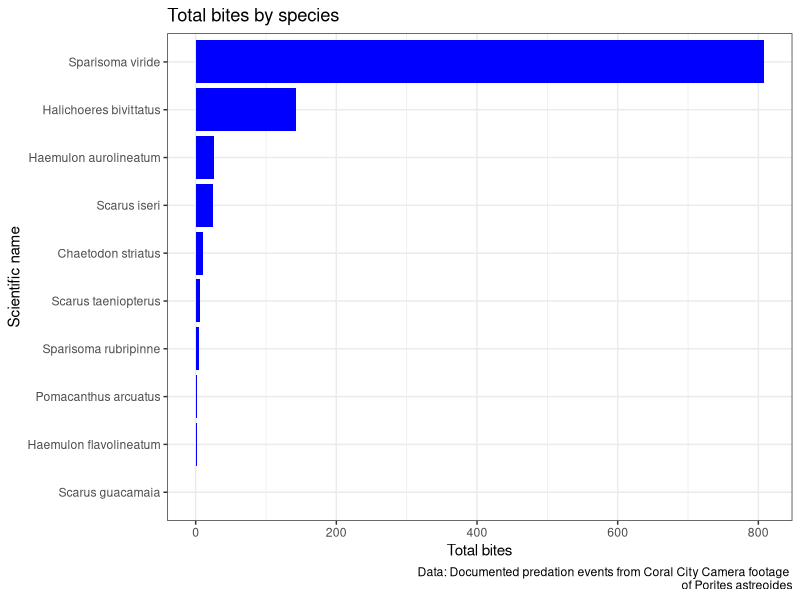
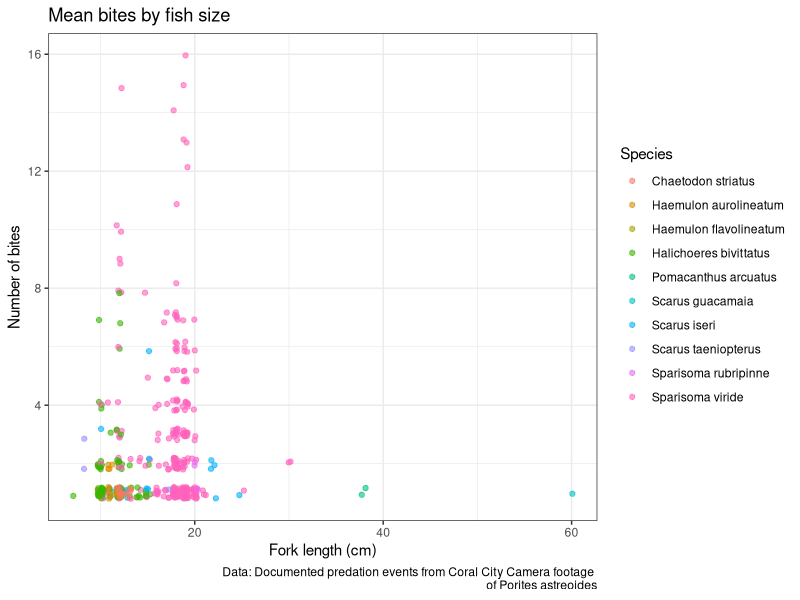
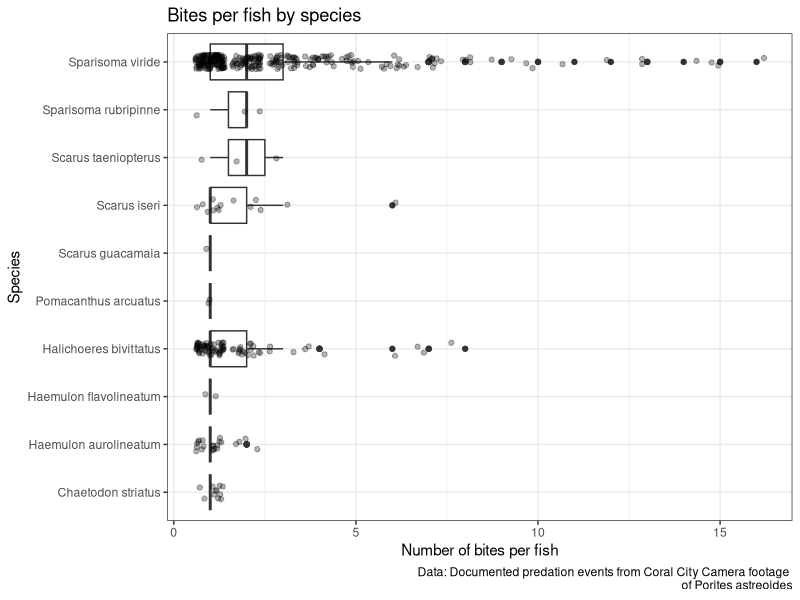
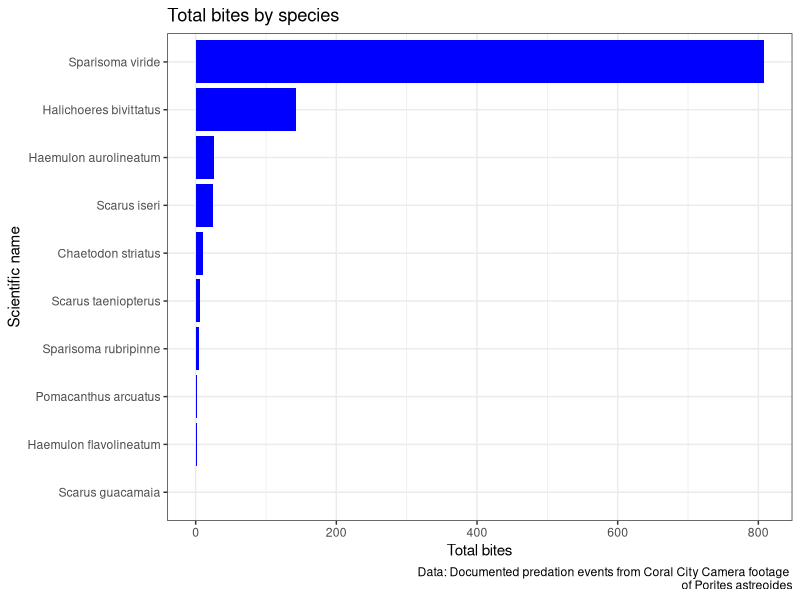
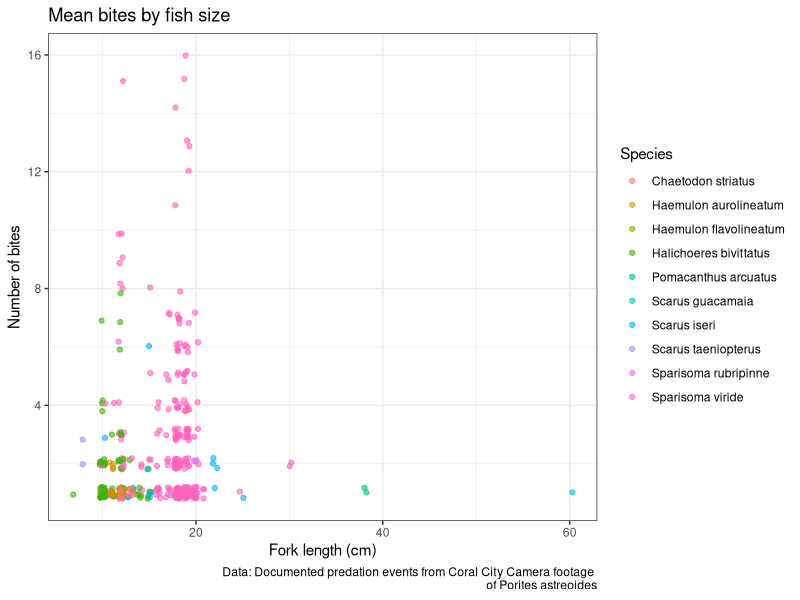
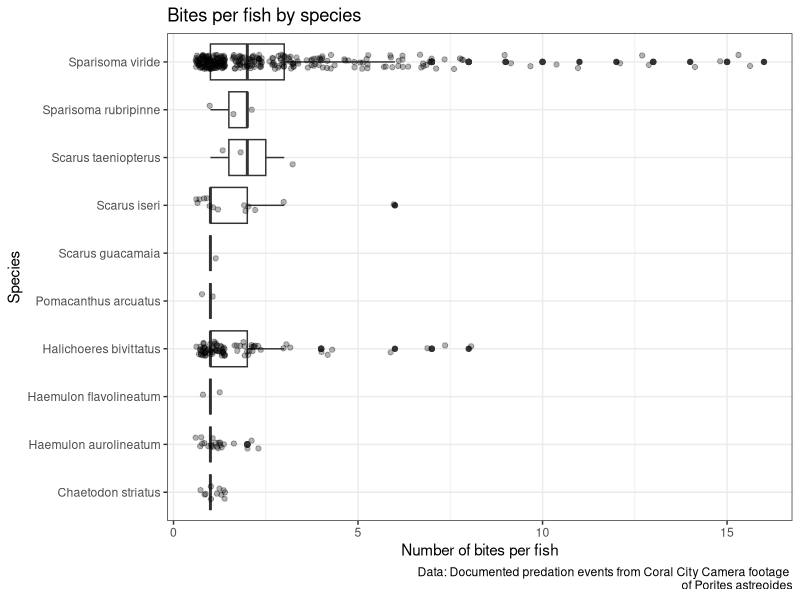

Recreate these plots in R, in order.
################################################################################
#
# Victoria Lahey
# vel28@miami.edu
# 10/05/2026
#
# This script reads the cleaned fish-predation data collected on Porites
# astreoides coral fragments from Coral City Camera footage and creates three
#  plots: total bites by species, bites vs. fish size, and bites per
# fish by species. The plots are exported as .png files to results/img/.

################################################################################

# SET UP #######################################################################

## Load packages ---------------------------------------------------------------
library(tidyverse)

# PROCESSING ###################################################################

## Load data -------------------------------------------------------------------
predation_summary <- read_csv("data/processed/bite_summary.csv")
predation <- read_csv("data/processed/fish_predation.csv")


# VISUALIZE ####################################################################

## Build plots -----------------------------------------------------------------

### Plot 1: Total bites by species
p1 <- ggplot(data = predation_summary,
             mapping = aes(x = total_bites,
             y = fct_reorder(scientific_name, total_bites))) + ##orders by total
  geom_col(fill = "blue") +
  labs(x = "Total bites", y = "Scientific name",
       title = "Total bites by species", 
       caption = "Data: Documented predation events from Coral City Camera footage 
       of Porites astreoides") +
  theme_bw()
p1


### Plot 2: Mean bites by fish size 
p2 <- ggplot(data = predation,
       mapping = aes(x = fork_length_cm, y = number_of_bites,
           color = scientific_name)) +
  geom_jitter(alpha = 0.6, width = 0.3, height = 0.2) +
  labs(x = "Fork length (cm)", y = "Number of bites", color = "Species",
       title = "Mean bites by fish size",
       caption = "Data: Documented predation events from Coral City Camera footage 
       of Porites astreoides") +
  theme_bw() 
p2


### Plot 3: Bites per fish by species
p3 <- ggplot(data = predation,
       mapping = aes(x = number_of_bites,
                     y = scientific_name)) +
  geom_boxplot() +
  geom_jitter(height = 0.15, alpha = 0.3) +
  labs(x = "Number of bites per fish", y = "Species",
       title = "Bites per fish by species",
       caption = "Data: Documented predation events from Coral City Camera footage 
       of Porites astreoides") +
  theme_bw()
p3


# EXPORT #######################################################################
## Export the 3 plots made -----------------------------------------------------

ggsave(plot = p1,
       filename = "results/img/total_bites_by_species.png",
       width = 8,
       height = 10)

ggsave(plot = p2,
       filename = "results/img/mean_bites_by_fish_size.png",
       width = 8,
       height = 10)

ggsave(plot = p3, 
       filename = "results/img/bites_per_fish.png",
       width = 8,
       height = 10)
